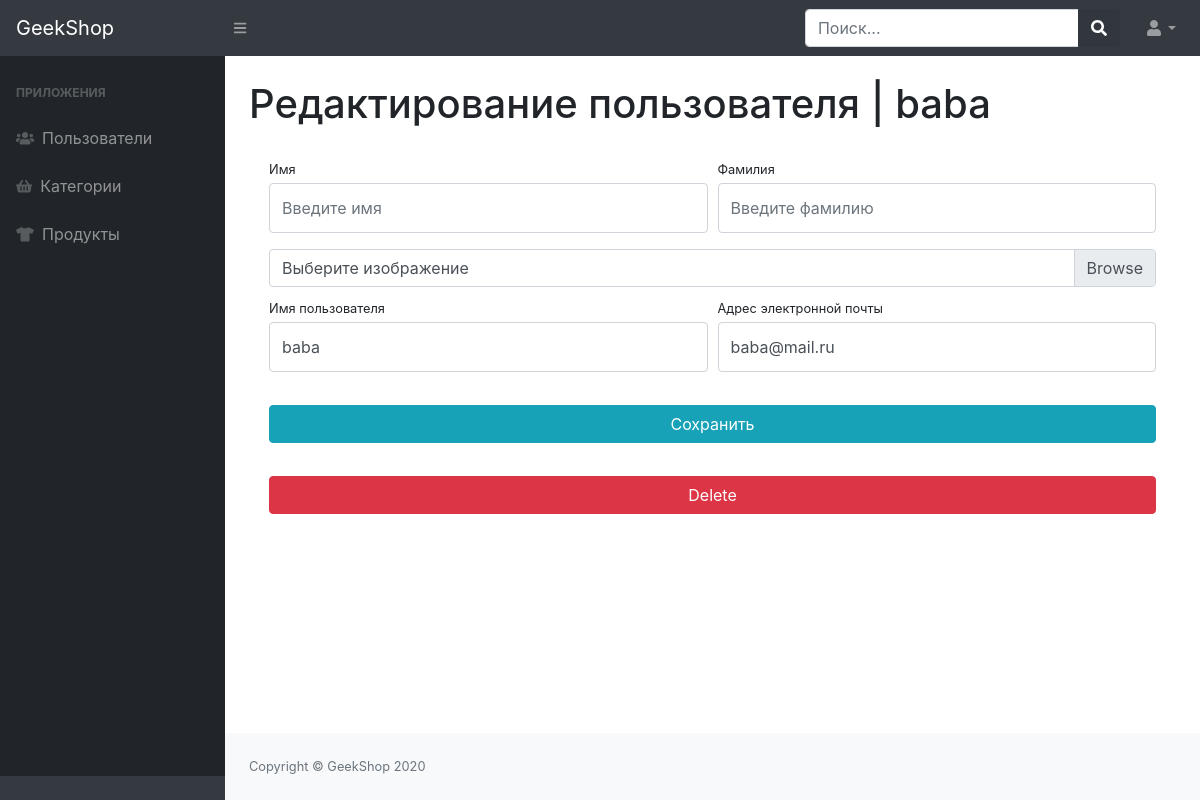
The app's page /admins/admin-users-update/2/ (signed in), older data.
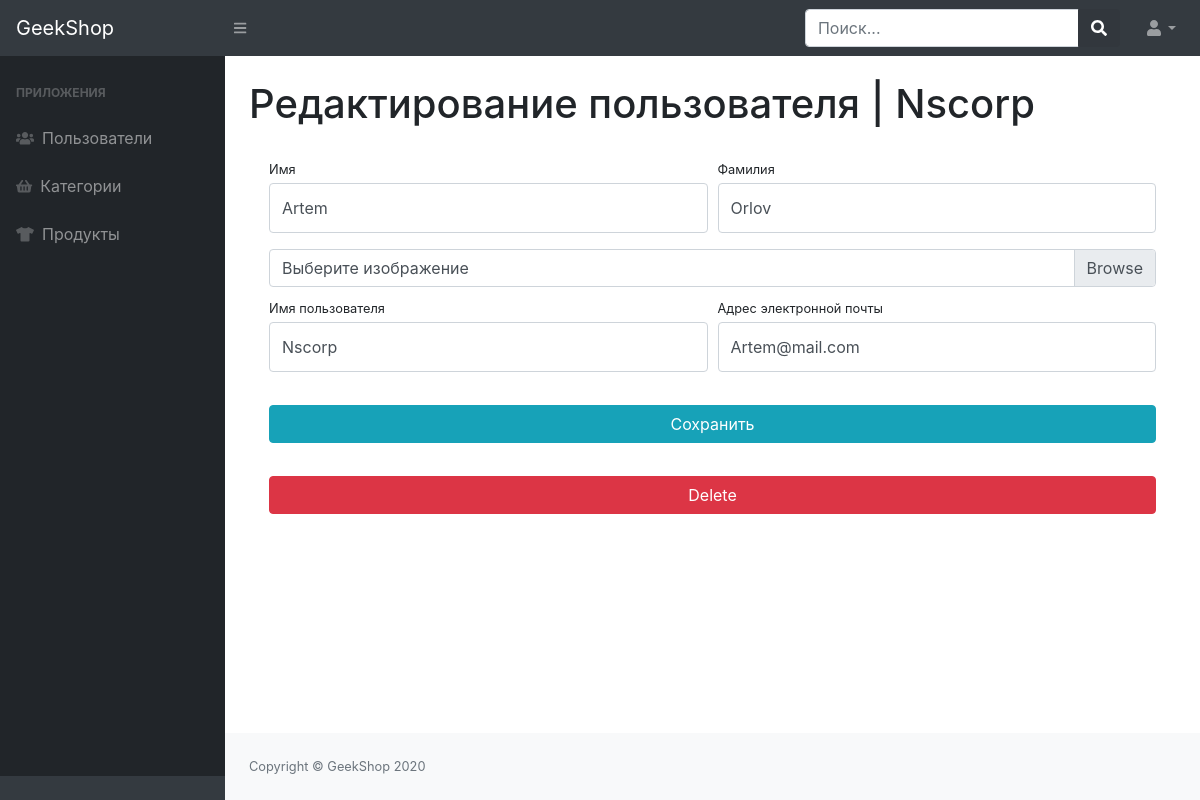
The same page, newer data.
### users/models.py (models this page shows, shortened)
class User(AbstractUser):
    image = models.ImageField(upload_to='users_image', blank=True, null=True)
    activation_key = models.CharField(max_length=128, blank=True)
    activation_key_expires = models.DateTimeField(default=(now() + timedelta(hours=48)), blank=True, null=True)

### admins/views.py (the view)
# urls.py: path('admin-users-update/<int:pk>/', UserAdminUpdateView.as_view(), name='admins-update'),
class UserAdminUpdateView(CommonMixin, UpdateView):
    model = User
    form_class = UserAdminProfileForm
    title = 'Admin - UpdateUser'
    template_name = 'admins/admin-users-update-delete.html'

### admins/forms.py
class UserAdminProfileForm(UserProfileForm):
    username = forms.CharField(widget=forms.TextInput
    (attrs={'class': 'form-control py-4', "placeholder": "Введите имя пользователя", "readonly": False}), )
    email = forms.CharField(widget=forms.EmailInput
    (attrs={'class': 'form-control py-4', "placegolder": "Введите адрес эл. почты", "readonly": False}))
    class Meta:
        model = User
        fields = ("username", "first_name", "last_name", "email", "image")

### admins/views.py (called while the page is built)
    @method_decorator(user_passes_test(lambda u: u.is_staff))
    def dispatch(self, request, *args, **kwargs):
        return super(DispatchMixin, self).dispatch(request, *args, **kwargs)

    def get_context_data(self, **kwargs):
        context = super(TitleMixin, self).get_context_data(**kwargs)
        context['title'] = self.title
        return context

### admins/templates/admins/admin-users-update-delete.html (shortened to what this page needs)
{% extends 'admins/base.html' %}
{% load static %}
{% block content %}
    <main>
        <div class="container-fluid">
            <h1 class="mt-4">Редактирование пользователя | {{ object.username }}</h1>
            <div class="card-body">
                <form method="POST" action="{% url 'admins:admins-update' object.id %}" enctype='multipart/form-data'>
                    <div class="form-row">
                        <div class="col-lg-6">
                            <div class="form-group">
                                <label class="small mb-1" for="{{ form.first_name.id_for_label }}">Имя</label>
                                {{ form.first_name }}
                            </div>
                        </div>
                        <div class="col-lg-6">
                            <div class="form-group">
                                <label class="small mb-1" for="{{ form.last_name.id_for_label }}">Фамилия</label>
                                {{ form.last_name }}
                            </div>
                        </div>
                    </div>
                    <div class="form-row mb-2">
                        <div class="col-lg-12">
                            <div class="custom-file">
                                <label class="custom-file-label" for="{{ form.image.id_for_label }}">Выберите
                                    изображение</label>
                            </div>
                        </div>
                    </div>
                    <div class="form-row">
                        <div class="col-lg-6">
                            <label class="small mb-1" for="{{ form.username.id_for_label }}">Имя пользователя</label>
                            {{ form.username }}
                        </div>
                        <div class="col-lg-6">
                            <label class="small mb-1" for="{{ form.email.id_for_label }}">Адрес электронной
                                почты</label>
                            {{ form.email }}
                        </div>
                    </div>
                    <div class="form-row">
                        <div class="col-lg-12" style="margin-top: 33px;">
                            <input class="btn btn-info btn-block" type="submit" value="Сохранить">
                        </div>
                    </div>
                </form>
                <div class="row">
                    <div class="col-lg-12" style="margin-top: 33px;">
                        <form action="{% url "admins:admins-delete" user.id %}" method="post">
                            <input type="submit" class="btn btn-danger btn-block" value="Delete">
                        </form>
                    </div>
                </div>
            </div>
        </div>
    </main>
{% endblock %}

Row changes from the older to the newer data that the page shows:
changed User: username "baba" → "Nscorp"; first_name (not shown) → "Artem"; last_name (not shown) → "Orlov"; email "baba@mail.ru" → "Artem@mail.com"
